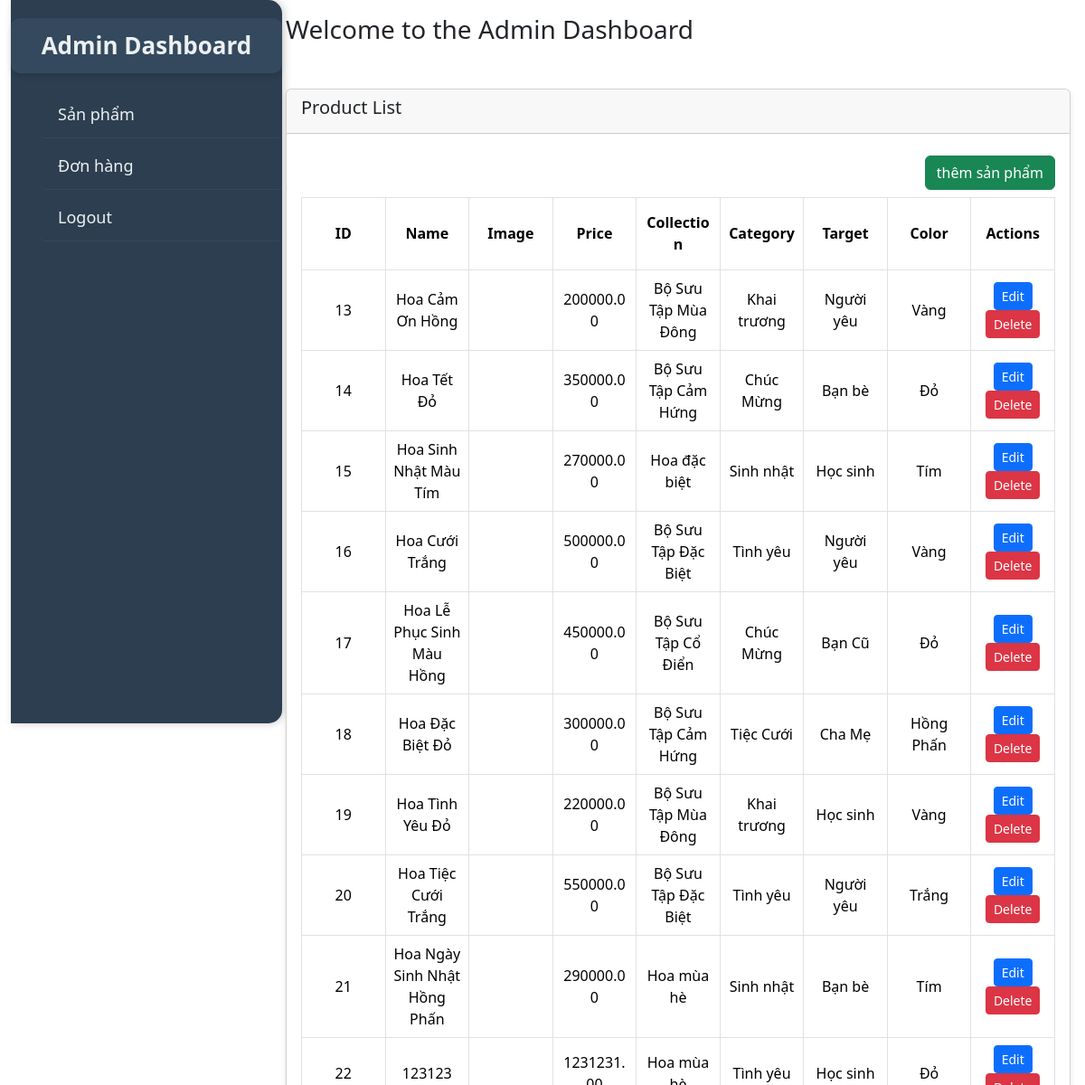
Page /admin.php?page=2 (signed in) on the committed database.
### tables this page shows
CREATE TABLE IF NOT EXISTS `sanpham` (
  `id` int NOT NULL AUTO_INCREMENT,
  `ten_san_pham` varchar(255) NOT NULL,
  `gia` decimal(10,2) NOT NULL,
  `mo_ta` text,
  `hinh_anh` varchar(255) DEFAULT NULL,
  `danh_gia` decimal(3,2) DEFAULT NULL,
  `chu_de_id` int DEFAULT NULL,
  `doi_tuong_id` int DEFAULT NULL,
  `kieu_dang_id` int DEFAULT NULL,
  `mau_sac_id` int DEFAULT NULL,
  `bo_suu_tap_id` int DEFAULT NULL,
  PRIMARY KEY (`id`),
  KEY `chu_de_id` (`chu_de_id`),
  KEY `doi_tuong_id` (`doi_tuong_id`),
  KEY `kieu_dang_id` (`kieu_dang_id`),
  KEY `mau_sac_id` (`mau_sac_id`),
  KEY `bo_suu_tap_id` (`bo_suu_tap_id`)
);

CREATE TABLE IF NOT EXISTS `bosuutap` (
  `id` int NOT NULL AUTO_INCREMENT,
  `ten_bo_suu_tap` varchar(255) NOT NULL,
  PRIMARY KEY (`id`)
);

CREATE TABLE IF NOT EXISTS `chude` (
  `id` int NOT NULL AUTO_INCREMENT,
  `ten_chu_de` varchar(255) NOT NULL,
  PRIMARY KEY (`id`)
);

CREATE TABLE IF NOT EXISTS `doituong` (
  `id` int NOT NULL AUTO_INCREMENT,
  `ten_doi_tuong` varchar(255) NOT NULL,
  PRIMARY KEY (`id`)
);

CREATE TABLE IF NOT EXISTS `mausac` (
  `id` int NOT NULL AUTO_INCREMENT,
  `ten_mau_sac` varchar(255) NOT NULL,
  PRIMARY KEY (`id`)
);

### admin.php (the view, shortened to what this page needs)
<?php
try {
    include('db_connect.php');
    $conn->setAttribute(PDO::ATTR_ERRMODE, PDO::ERRMODE_EXCEPTION);
} catch (PDOException $e) {
    die("Connection failed: " . $e->getMessage());
}
$limit = 10;
$page = isset($_GET['page']) ? (int)$_GET['page'] : 1;
$offset = ($page - 1) * $limit;
$sql = "SELECT p.id, p.ten_san_pham, p.gia, p.mo_ta, p.hinh_anh, b.ten_bo_suu_tap, c.ten_chu_de, d.ten_doi_tuong, k.ten_kieu_dang, m.ten_mau_sac
        FROM sanpham AS p
        JOIN bosuutap AS b ON p.bo_suu_tap_id = b.id
        JOIN chude AS c ON c.id = p.chu_de_id
        JOIN doituong AS d ON p.doi_tuong_id = d.id
        JOIN kieudang AS k ON k.id = p.kieu_dang_id
        JOIN mausac AS m ON m.id = p.mau_sac_id
        ORDER BY p.id ASC LIMIT :limit OFFSET :offset";
$stmt = $conn->prepare($sql);
$stmt->bindParam(':limit', $limit, PDO::PARAM_INT);
$stmt->bindParam(':offset', $offset, PDO::PARAM_INT);
$stmt->execute();
?>
<!DOCTYPE html>
<html lang="en">
<head>
    <link rel="stylesheet" href="/assets/css/admin.css">
    <link href="https://cdn.jsdelivr.net/npm/bootstrap@5.3.3/dist/css/bootstrap.min.css" rel="stylesheet">
    <link href="https://cdn.jsdelivr.net/npm/bootstrap-icons/font/bootstrap-icons.css" rel="stylesheet">
</head>
<body>
    <div class="container-fluid">
        <div class="row">
            <div class="col-3 sidebaradmin">
                <div class="sidebaradmin ">
                    <div class="sidebar">
                        <h2 class="sidebar-title">Admin Dashboard</h2>
                        <ul class="sidebar-menu">
                            <li><a href="/admin.php">Sản phẩm </a></li>
                            <li><a href="/orderlist.php">Đơn hàng </a></li>
                            <li><a href="/logout.php">Logout</a></li>
                        </ul>
                    </div>
                </div>
            </div>
            <div class="col-9 p-3">
                <div class="dashbroad row">
                    <h3 class="mb-4">Welcome to the Admin Dashboard</h3>
                    <div class="col-md-12 mt-4">
                        <div class="card">
                            <div class="card-header">
                                <h5>Product List</h5>
                            </div>
                            <div class="card-body">
                                <table class="table table-bordered">
                                    <a href="add_product.php" class="btn-add btn btn-success float-end my-2">
                                        thêm sản phẩm
                                    </a>
                                    <thead>
                                        <tr>
                                            <th>ID</th>
                                            <th>Name</th>
                                            <th>Image</th>
                                            <th>Price</th>
                                            <th>Collection</th>
                                            <th>Category</th>
                                            <th>Target</th>
                                            <th>Color</th>
                                            <th>Actions</th>
                                        </tr>
                                    </thead>
                                    <tbody>
                                        <?php
                                        if ($stmt->rowCount() > 0) {
                                            while ($row = $stmt->fetch(PDO::FETCH_ASSOC)) {
                                                echo "<tr>";
                                                echo "<td>" . $row['id'] . "</td>";
                                                echo "<td>" . $row['ten_san_pham'] . "</td>";
                                                echo "<td><div style='background-image: url(\"" . htmlspecialchars($row['hinh_anh']) . "\");'></div></td>";
                                                echo "<td>" . $row['gia'] . "</td>";
                                                echo "<td>" . $row['ten_bo_suu_tap'] . "</td>";
                                                echo "<td>" . $row['ten_chu_de'] . "</td>";
                                                echo "<td>" . $row['ten_doi_tuong'] . "</td>";
                                                echo "<td>" . $row['ten_mau_sac'] . "</td>";
                                                echo "<td><a href='edit.php?id=" . $row['id'] . "' class='btn btn-primary btn-sm'>Edit</a>
                                                <a href='delete.php?id=" . $row['id'] . "' class='btn btn-danger btn-sm' onclick=\"return confirm('Are you sure you want to delete this product?')\">Delete</a>
                                                </td>";
                                                echo "</tr>";
                                            }
                                        } else {
                                            echo "<tr><td colspan='9' class='text-center'>No products found</td></tr>";
                                        }
                                        ?>
                                    </tbody>
                                </table>
                            </div>
                        </div>
                    </div>
                </div>
            </div>
        </div>
    </div>
</body>
</html>

### assets/css/admin.css (style rules this page uses)
body { background-color: #ffffff; font-family: 'Segoe UI', Tahoma, Geneva, Verdana, sans-serif; margin: 0; padding: 0; }
.container-fluid { overflow: hidden; max-height: 150vh !important; }
.sidebar { width: 300px; background-color: #2c3e50; color: #ecf0f1; padding-top: 20px; position: fixed; top: 0; height: 100vh; box-shadow: 2px 0 10px rgba(0, 0, 0, 0.2); border-radius: 0 15px 15px 0; transition: all 0.3s ease-in-out; }
.sidebar a { color: #ecf0f1; padding: 15px; text-decoration: none; display: block; font-size: 16px; border-radius: 5px; transition: background-color 0.3s, color 0.3s; }
.sidebar .sidebar-title { font-size: 26px; font-weight: bold; color: #ecf0f1; margin-bottom: 20px; text-align: center; padding: 15px; background-color: #34495e; border-radius: 10px; box-shadow: 0 4px 6px rgba(0, 0, 0, 0.1); }
.sidebar-menu li { list-style-type: none; margin-bottom: 5px; }
.sidebar-menu a { padding: 12px 20px; color: #ecf0f1; text-decoration: none; font-size: 18px; border-bottom: 1px solid #34495e; transition: background-color 0.3s, color 0.3s; }
.card { border: none; border-radius: 15px; box-shadow: 0 4px 6px rgba(0, 0, 0, 0.1); background-color: #ffffff; }
.card-header { background-color: #34495e; color: #fff; font-size: 20px; font-weight: bold; padding: 15px; border-radius: 10px 10px 0 0; }
.table { margin-top: 20px; width: 100%; table-layout: fixed; border-spacing: 0; }
.table th, .table td { padding: 12px; text-align: center; vertical-align: middle; background-color: #fff; border-radius: 10px; box-shadow: 0px 4px 8px rgba(0, 0, 0, 0.1); height: 80px; }
.table th { background-color: #f5f5f5; color: #2d3e50; font-weight: bold; }
.table td { color: #333; }
.table td div { width: 50px; height: 50px; background-size: cover; background-repeat: no-repeat; background-position: center; margin: 0 auto; }
.btn-primary { background-color: #4e73df; border-color: #4e73df; border-radius: 5px; }
.btn-sm { font-size: 14px; padding: 8px 12px; }
h2 { font-size: 28px; margin-bottom: 30px; }

### rows in the picture
sanpham: id "13", ten_san_pham "Hoa Cảm Ơn Hồng", gia "200000.00", bosuutap.ten_bo_suu_tap "Bộ Sưu Tập Mùa Đông", chude.ten_chu_de "Khai trương", doituong.ten_doi_tuong "Người yêu", mausac.ten_mau_sac "Vàng"
sanpham: id "14", ten_san_pham "Hoa Tết Đỏ", gia "350000.00", bosuutap.ten_bo_suu_tap "Bộ Sưu Tập Cảm Hứng", chude.ten_chu_de "Chúc Mừng", doituong.ten_doi_tuong "Bạn bè", mausac.ten_mau_sac "Đỏ"
sanpham: id "15", ten_san_pham "Hoa Sinh Nhật Màu Tím", gia "270000.00", bosuutap.ten_bo_suu_tap "Hoa đặc biệt", chude.ten_chu_de "Sinh nhật", doituong.ten_doi_tuong "Học sinh", mausac.ten_mau_sac "Tím"
sanpham: id "16", ten_san_pham "Hoa Cưới Trắng", gia "500000.00", bosuutap.ten_bo_suu_tap "Bộ Sưu Tập Đặc Biệt", chude.ten_chu_de "Tình yêu", doituong.ten_doi_tuong "Người yêu", mausac.ten_mau_sac "Vàng"
sanpham: id "17", ten_san_pham "Hoa Lễ Phục Sinh Màu Hồng", gia "450000.00", bosuutap.ten_bo_suu_tap "Bộ Sưu Tập Cổ Điển", chude.ten_chu_de "Chúc Mừng", doituong.ten_doi_tuong "Bạn Cũ", mausac.ten_mau_sac "Đỏ"
sanpham: id "18", ten_san_pham "Hoa Đặc Biệt Đỏ", gia "300000.00", bosuutap.ten_bo_suu_tap "Bộ Sưu Tập Cảm Hứng", chude.ten_chu_de "Tiệc Cưới", doituong.ten_doi_tuong "Cha Mẹ", mausac.ten_mau_sac "Hồng Phấn"
sanpham: id "19", ten_san_pham "Hoa Tình Yêu Đỏ", gia "220000.00", bosuutap.ten_bo_suu_tap "Bộ Sưu Tập Mùa Đông", chude.ten_chu_de "Khai trương", doituong.ten_doi_tuong "Học sinh", mausac.ten_mau_sac "Vàng"
sanpham: id "20", ten_san_pham "Hoa Tiệc Cưới Trắng", gia "550000.00", bosuutap.ten_bo_suu_tap "Bộ Sưu Tập Đặc Biệt", chude.ten_chu_de "Tình yêu", doituong.ten_doi_tuong "Người yêu", mausac.ten_mau_sac "Trắng"
sanpham: id "21", ten_san_pham "Hoa Ngày Sinh Nhật Hồng Phấn", gia "290000.00", bosuutap.ten_bo_suu_tap "Hoa mùa hè", chude.ten_chu_de "Sinh nhật", doituong.ten_doi_tuong "Bạn bè", mausac.ten_mau_sac "Tím"
sanpham: id "22", ten_san_pham "123123", bosuutap.ten_bo_suu_tap "Hoa mùa…", chude.ten_chu_de "Tình yêu", doituong.ten_doi_tuong "Học sinh", mausac.ten_mau_sac "Đỏ"
